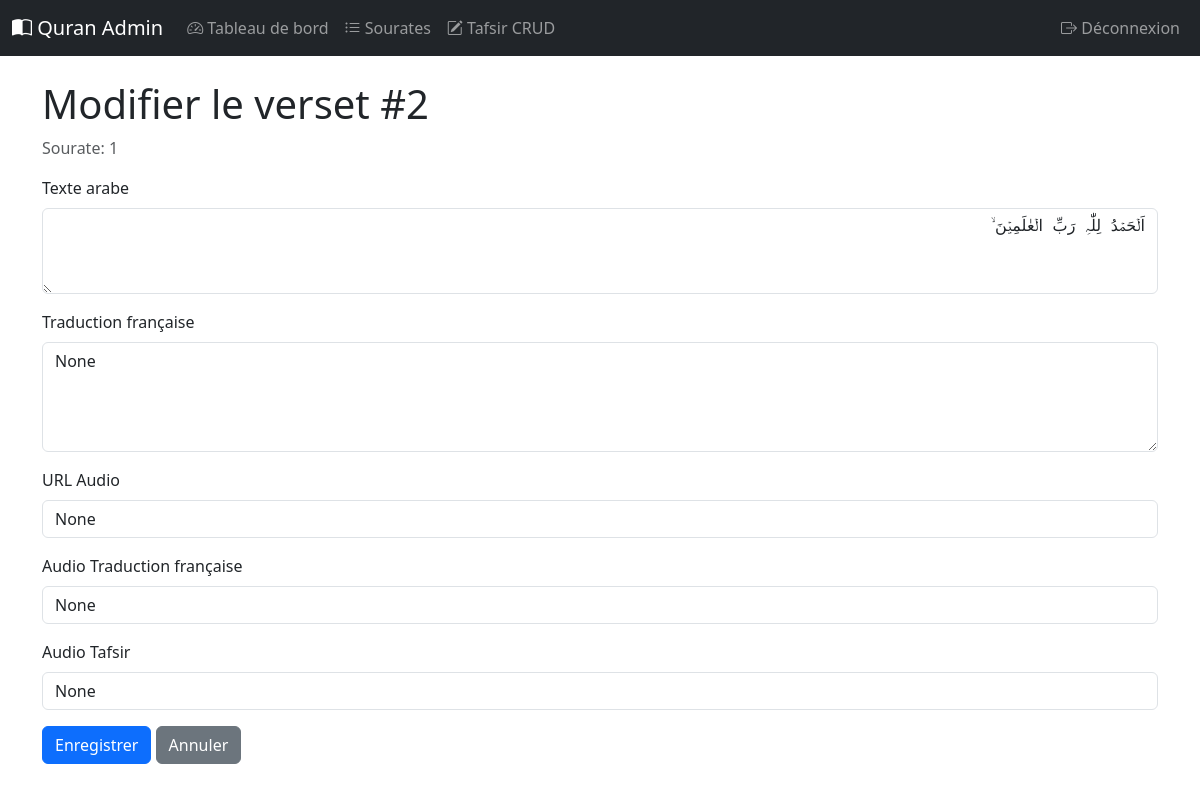
Page /verses/edit/2 (signed in) on the committed database.
### tables this page shows
CREATE TABLE verses(ayat_id INTEGER PRIMARY KEY, sura_id INTEGER, ayat_no INTEGER, juz_no INTEGER, ayat_ar TEXT, ayat_fr TEXT, ayat_sajda INTEGER, audio_url TEXT, audio_translation_french TEXT, audio_tafsir TEXT);

### admin/app.py (the view)
    def wrapper(*args, **kwargs):
        if not session.get('logged_in'):
            return redirect(url_for('login'))
        return f(*args, **kwargs)

### admin/app.py (called while the page is built, shortened)
def get_db():
    if 'db' not in g:
        conn = sqlite3.connect(DB_PATH)
        conn.row_factory = sqlite3.Row
        g.db = conn
    return g.db

def login_required(f):
    def wrapper(*args, **kwargs):
        if not session.get('logged_in'):
            return redirect(url_for('login'))
        return f(*args, **kwargs)
    wrapper.__name__ = f.__name__
    return wrapper

@app.route('/verses/edit/<int:ayat_id>', methods=['GET', 'POST'])
@login_required
def verse_edit(ayat_id):
    db = get_db()
    verse = db.execute('SELECT * FROM verses WHERE ayat_id = ?', (ayat_id,)).fetchone()
    if not verse:
        flash('Verse not found', 'error')
        return redirect(url_for('surah_list'))
    return render_template('verse_edit.html', verse=verse)

### admin/templates/verse_edit.html (shortened to what this page needs)
{% extends "base.html" %}
{% block content %}
<h1>Modifier le verset #{{ verse.ayat_no }}</h1>
<p class="text-muted">Sourate: {{ verse.sura_id }}</p>
<form method="POST" class="mt-3">
    <div class="mb-3">
        <label for="ayat_ar" class="form-label">Texte arabe</label>
        <textarea class="form-control font-monospace" name="ayat_ar" id="ayat_ar" rows="3" dir="rtl">{{ verse.ayat_ar }}</textarea>
    </div>
    <div class="mb-3">
        <label for="ayat_fr" class="form-label">Traduction française</label>
        <textarea class="form-control" name="ayat_fr" id="ayat_fr" rows="4">{{ verse.ayat_fr }}</textarea>
    </div>
    <div class="mb-3">
        <label for="audio_url" class="form-label">URL Audio</label>
        <input type="text" class="form-control" name="audio_url" id="audio_url" value="{{ verse.audio_url }}">
    </div>
    <div class="mb-3">
        <label for="audio_translation_french" class="form-label">Audio Traduction française</label>
        <input type="text" class="form-control" name="audio_translation_french" id="audio_translation_french" value="{{ verse.audio_translation_french }}">
    </div>
    <div class="mb-3">
        <label for="audio_tafsir" class="form-label">Audio Tafsir</label>
        <input type="text" class="form-control" name="audio_tafsir" id="audio_tafsir" value="{{ verse.audio_tafsir }}">
    </div>
    <button type="submit" class="btn btn-primary">Enregistrer</button>
    <a href="/surahs/{{ verse.sura_id }}" class="btn btn-secondary">Annuler</a>
</form>
{% endblock %}

### rows in the picture
verses: ayat_no "2", sura_id "1", ayat_ar "اَلۡحَمۡدُ لِلّٰہِ رَبِّ الۡعٰلَمِیۡنَ ۙ"
